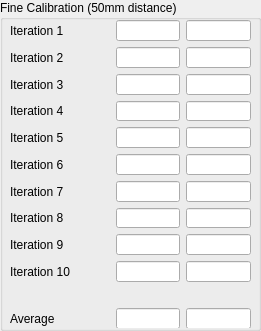
     <widget class="QGroupBox" name="groupbox_esteps_fine">
      <property name="geometry">
       <rect>
        <x>280</x>
        <y>10</y>
        <width>261</width>
        <height>331</height>
       </rect>
      </property>
      <property name="title">
       <string>Fine Calibration (50mm distance)</string>
      </property>
      <widget class="QWidget" name="gridLayoutWidget">
       <property name="geometry">
        <rect>
         <x>10</x>
         <y>20</y>
         <width>241</width>
         <height>308</height>
        </rect>
       </property>
       <layout class="QGridLayout" name="layout_fine_results" columnminimumwidth="100,0,0">
        <item row="5" column="1">
         <widget class="QLineEdit" name="txt_esteps_15">
          <property name="font">
           <font>
            <weight>50</weight>
            <bold>false</bold>
           </font>
          </property>
          <property name="alignment">
           <set>Qt::AlignRight|Qt::AlignTrailing|Qt::AlignVCenter</set>
          </property>
          <property name="readOnly">
           <bool>true</bool>
          </property>
         </widget>
        </item>
        <item row="7" column="1">
         <widget class="QLineEdit" name="txt_esteps_17">
          <property name="font">
           <font>
            <weight>50</weight>
            <bold>false</bold>
           </font>
          </property>
          <property name="alignment">
           <set>Qt::AlignRight|Qt::AlignTrailing|Qt::AlignVCenter</set>
          </property>
          <property name="readOnly">
           <bool>true</bool>
          </property>
         </widget>
        </item>
        <item row="7" column="0">
         <widget class="QLabel" name="lbl_esteps_fine_8_static">
          <property name="font">
           <font>
            <weight>50</weight>
            <bold>false</bold>
           </font>
          </property>
          <property name="text">
           <string>Iteration 8</string>
          </property>
         </widget>
        </item>
        <item row="6" column="1">
         <widget class="QLineEdit" name="txt_esteps_16">
          <property name="font">
           <font>
            <weight>50</weight>
            <bold>false</bold>
           </font>
          </property>
          <property name="alignment">
           <set>Qt::AlignRight|Qt::AlignTrailing|Qt::AlignVCenter</set>
          </property>
          <property name="readOnly">
           <bool>true</bool>
          </property>
         </widget>
        </item>
        <item row="4" column="1">
         <widget class="QLineEdit" name="txt_esteps_14">
          <property name="font">
           <font>
            <weight>50</weight>
            <bold>false</bold>
           </font>
          </property>
          <property name="alignment">
           <set>Qt::AlignRight|Qt::AlignTrailing|Qt::AlignVCenter</set>
          </property>
          <property name="readOnly">
           <bool>true</bool>
          </property>
         </widget>
        </item>
        <item row="7" column="2">
         <widget class="QLineEdit" name="txt_esteps_pct_17">
          <property name="font">
           <font>
            <weight>50</weight>
            <bold>false</bold>
           </font>
          </property>
          <property name="alignment">
           <set>Qt::AlignRight|Qt::AlignTrailing|Qt::AlignVCenter</set>
          </property>
          <property name="readOnly">
           <bool>true</bool>
          </property>
         </widget>
        </item>
        <item row="5" column="2">
         <widget class="QLineEdit" name="txt_esteps_pct_15">
          <property name="font">
           <font>
            <weight>50</weight>
            <bold>false</bold>
           </font>
          </property>
          <property name="alignment">
           <set>Qt::AlignRight|Qt::AlignTrailing|Qt::AlignVCenter</set>
          </property>
          <property name="readOnly">
           <bool>true</bool>
          </property>
         </widget>
        </item>
        <item row="6" column="2">
         <widget class="QLineEdit" name="txt_esteps_pct_16">
          <property name="font">
           <font>
            <weight>50</weight>
            <bold>false</bold>
           </font>
          </property>
          <property name="alignment">
           <set>Qt::AlignRight|Qt::AlignTrailing|Qt::AlignVCenter</set>
          </property>
          <property name="readOnly">
           <bool>true</bool>
          </property>
         </widget>
        </item>
        <item row="11" column="2">
         <widget class="QLineEdit" name="txt_esteps_fine_pct_avg">
          <property name="alignment">
           <set>Qt::AlignRight|Qt::AlignTrailing|Qt::AlignVCenter</set>
          </property>
          <property name="readOnly">
           <bool>true</bool>
          </property>
         </widget>
        </item>
        <item row="6" column="0">
         <widget class="QLabel" name="lbl_esteps_fine_7_static">
          <property name="font">
           <font>
            <weight>50</weight>
            <bold>false</bold>
           </font>
          </property>
          <property name="text">
           <string>Iteration 7</string>
          </property>
         </widget>
        </item>
        <item row="5" column="0">
         <widget class="QLabel" name="lbl_esteps_fine_6_static">
          <property name="font">
           <font>
            <weight>50</weight>
            <bold>false</bold>
           </font>
          </property>
          <property name="text">
           <string>Iteration 6</string>
          </property>
         </widget>
        </item>
        <item row="11" column="1">
         <widget class="QLineEdit" name="txt_esteps_fine_avg">
          <property name="alignment">
           <set>Qt::AlignRight|Qt::AlignTrailing|Qt::AlignVCenter</set>
          </property>
          <property name="readOnly">
           <bool>true</bool>
          </property>
         </widget>
        </item>
        <item row="11" column="0">
         <widget class="QLabel" name="lbl_esteps_fine_avg_static">
          <property name="text">
           <string>Average</string>
          </property>
         </widget>
        </item>
        <item row="4" column="0">
         <widget class="QLabel" name="lbl_esteps_fine_5_static">
          <property name="font">
           <font>
            <weight>50</weight>
            <bold>false</bold>
           </font>
          </property>
          <property name="text">
           <string>Iteration 5</string>
          </property>
         </widget>
        </item>
        <item row="0" column="1">
         <widget class="QLineEdit" name="txt_esteps_10">
          <property name="font">
           <font>
            <weight>50</weight>
            <bold>false</bold>
           </font>
          </property>
          <property name="alignment">
           <set>Qt::AlignRight|Qt::AlignTrailing|Qt::AlignVCenter</set>
          </property>
          <property name="readOnly">
           <bool>true</bool>
          </property>
         </widget>
        </item>
        <item row="0" column="2">
         <widget class="QLineEdit" name="txt_esteps_pct_10">
          <property name="font">
           <font>
            <weight>50</weight>
            <bold>false</bold>
           </font>
          </property>
          <property name="alignment">
           <set>Qt::AlignRight|Qt::AlignTrailing|Qt::AlignVCenter</set>
          </property>
          <property name="readOnly">
           <bool>true</bool>
          </property>
         </widget>
        </item>
        <item row="2" column="0">
         <widget class="QLabel" name="lbl_esteps_fine_3_static">
          <property name="font">
           <font>
            <weight>50</weight>
            <bold>false</bold>
           </font>
          </property>
          <property name="text">
           <string>Iteration 3</string>
          </property>
         </widget>
        </item>
        <item row="1" column="0">
         <widget class="QLabel" name="lbl_esteps_fine_2_static">
          <property name="font">
           <font>
            <weight>50</weight>
            <bold>false</bold>
           </font>
          </property>
          <property name="text">
           <string>Iteration 2</string>
          </property>
         </widget>
        </item>
        <item row="3" column="0">
         <widget class="QLabel" name="lbl_esteps_fine_4_static">
          <property name="font">
           <font>
            <weight>50</weight>
            <bold>false</bold>
           </font>
          </property>
          <property name="text">
           <string>Iteration 4</string>
          </property>
         </widget>
        </item>
        <item row="3" column="1">
         <widget class="QLineEdit" name="txt_esteps_13">
          <property name="font">
           <font>
            <weight>50</weight>
            <bold>false</bold>
           </font>
          </property>
          <property name="alignment">
           <set>Qt::AlignRight|Qt::AlignTrailing|Qt::AlignVCenter</set>
          </property>
          <property name="readOnly">
           <bool>true</bool>
          </property>
         </widget>
        </item>
        <item row="0" column="0">
         <widget class="QLabel" name="lbl_esteps_fine_1_static">
          <property name="font">
           <font>
            <weight>50</weight>
            <bold>false</bold>
           </font>
          </property>
          <property name="text">
           <string>Iteration 1</string>
          </property>
         </widget>
        </item>
        <item row="2" column="1">
         <widget class="QLineEdit" name="txt_esteps_12">
          <property name="font">
           <font>
            <weight>50</weight>
            <bold>false</bold>
           </font>
          </property>
          <property name="alignment">
           <set>Qt::AlignRight|Qt::AlignTrailing|Qt::AlignVCenter</set>
          </property>
          <property name="readOnly">
           <bool>true</bool>
          </property>
         </widget>
        </item>
        <item row="2" column="2">
         <widget class="QLineEdit" name="txt_esteps_pct_12">
          <property name="font">
           <font>
            <weight>50</weight>
            <bold>false</bold>
           </font>
          </property>
          <property name="alignment">
           <set>Qt::AlignRight|Qt::AlignTrailing|Qt::AlignVCenter</set>
          </property>
          <property name="readOnly">
           <bool>true</bool>
          </property>
         </widget>
        </item>
        <item row="1" column="2">
         <widget class="QLineEdit" name="txt_esteps_pct_11">
          <property name="font">
           <font>
            <weight>50</weight>
            <bold>false</bold>
           </font>
          </property>
          <property name="alignment">
           <set>Qt::AlignRight|Qt::AlignTrailing|Qt::AlignVCenter</set>
          </property>
          <property name="readOnly">
           <bool>true</bool>
          </property>
         </widget>
        </item>
        <item row="3" column="2">
         <widget class="QLineEdit" name="txt_esteps_pct_13">
          <property name="font">
           <font>
            <weight>50</weight>
            <bold>false</bold>
           </font>
          </property>
          <property name="alignment">
           <set>Qt::AlignRight|Qt::AlignTrailing|Qt::AlignVCenter</set>
          </property>
          <property name="readOnly">
           <bool>true</bool>
          </property>
         </widget>
        </item>
        <item row="1" column="1">
         <widget class="QLineEdit" name="txt_esteps_11">
          <property name="font">
           <font>
            <weight>50</weight>
            <bold>false</bold>
           </font>
          </property>
          <property name="alignment">
           <set>Qt::AlignRight|Qt::AlignTrailing|Qt::AlignVCenter</set>
          </property>
          <property name="readOnly">
           <bool>true</bool>
          </property>
         </widget>
        </item>
        <item row="4" column="2">
         <widget class="QLineEdit" name="txt_esteps_pct_14">
          <property name="font">
           <font>
            <weight>50</weight>
            <bold>false</bold>
           </font>
          </property>
          <property name="alignment">
           <set>Qt::AlignRight|Qt::AlignTrailing|Qt::AlignVCenter</set>
          </property>
          <property name="readOnly">
           <bool>true</bool>
          </property>
         </widget>
        </item>
        <item row="8" column="0">
         <widget class="QLabel" name="lbl_esteps_fine_9_static">
          <property name="font">
           <font>
            <weight>50</weight>
            <bold>false</bold>
           </font>
          </property>
          <property name="text">
           <string>Iteration 9</string>
          </property>
         </widget>
        </item>
        <item row="9" column="0">
         <widget class="QLabel" name="lbl_esteps_fine_10_static">
          <property name="font">
           <font>
            <weight>50</weight>
            <bold>false</bold>
           </font>
          </property>
          <property name="text">
           <string>Iteration 10</string>
          </property>
         </widget>
        </item>
        <item row="8" column="1">
         <widget class="QLineEdit" name="txt_esteps_18">
          <property name="font">
           <font>
            <weight>50</weight>
            <bold>false</bold>
           </font>
          </property>
          <property name="alignment">
           <set>Qt::AlignRight|Qt::AlignTrailing|Qt::AlignVCenter</set>
          </property>
          <property name="readOnly">
           <bool>true</bool>
          </property>
         </widget>
        </item>
        <item row="8" column="2">
         <widget class="QLineEdit" name="txt_esteps_pct_18">
          <property name="font">
           <font>
            <weight>50</weight>
            <bold>false</bold>
           </font>
          </property>
          <property name="alignment">
           <set>Qt::AlignRight|Qt::AlignTrailing|Qt::AlignVCenter</set>
          </property>
          <property name="readOnly">
           <bool>true</bool>
          </property>
         </widget>
        </item>
        <item row="9" column="2">
         <widget class="QLineEdit" name="txt_esteps_pct_19">
          <property name="font">
           <font>
            <weight>50</weight>
            <bold>false</bold>
           </font>
          </property>
          <property name="alignment">
           <set>Qt::AlignRight|Qt::AlignTrailing|Qt::AlignVCenter</set>
          </property>
          <property name="readOnly">
           <bool>true</bool>
          </property>
         </widget>
        </item>
        <item row="9" column="1">
         <widget class="QLineEdit" name="txt_esteps_19">
          <property name="font">
           <font>
            <weight>50</weight>
            <bold>false</bold>
           </font>
          </property>
          <property name="alignment">
           <set>Qt::AlignRight|Qt::AlignTrailing|Qt::AlignVCenter</set>
          </property>
          <property name="readOnly">
           <bool>true</bool>
          </property>
         </widget>
        </item>
        <item row="10" column="0">
         <spacer name="horizontalSpacer_2">
          <property name="orientation">
           <enum>Qt::Horizontal</enum>
          </property>
          <property name="sizeHint" stdset="0">
           <size>
            <width>40</width>
            <height>20</height>
           </size>
          </property>
         </spacer>
        </item>
       </layout>
      </widget>
     </widget>
